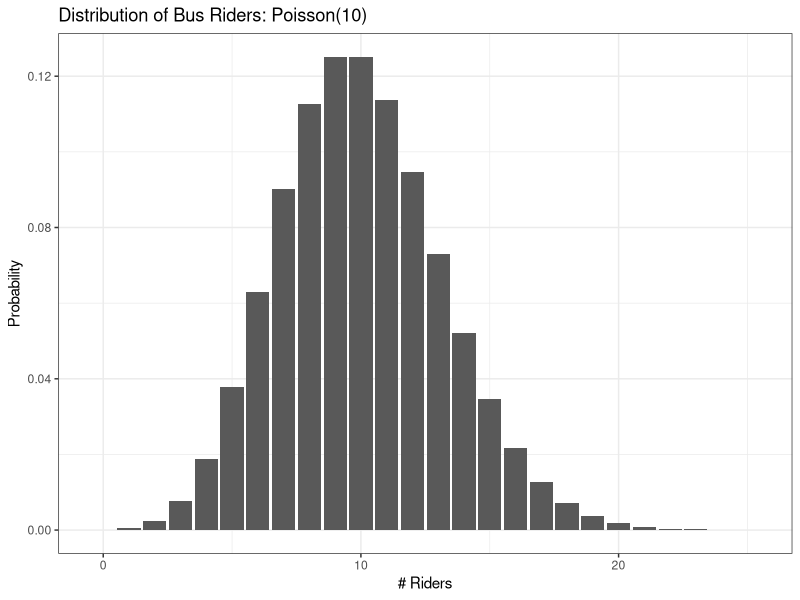
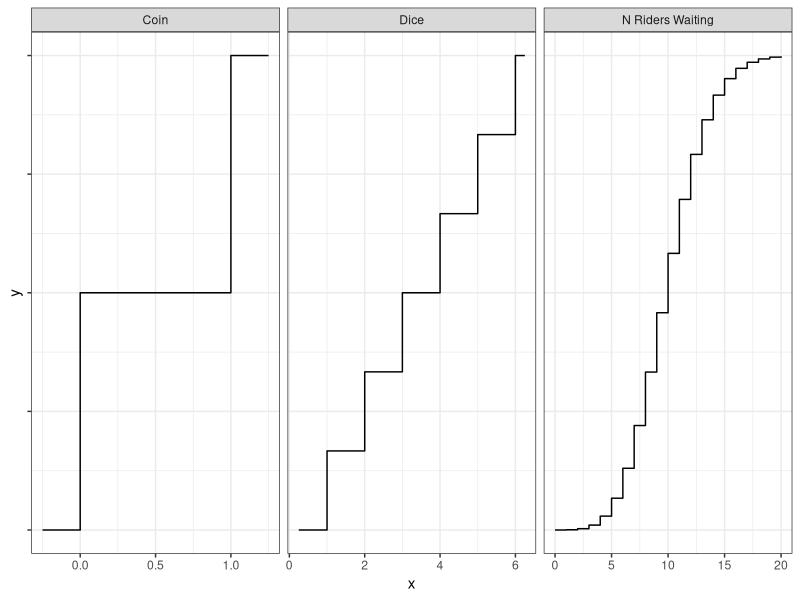
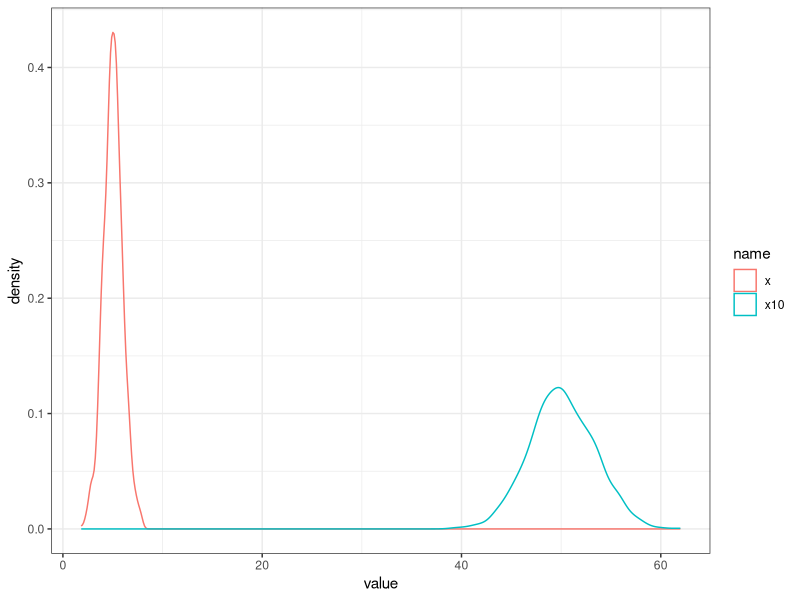
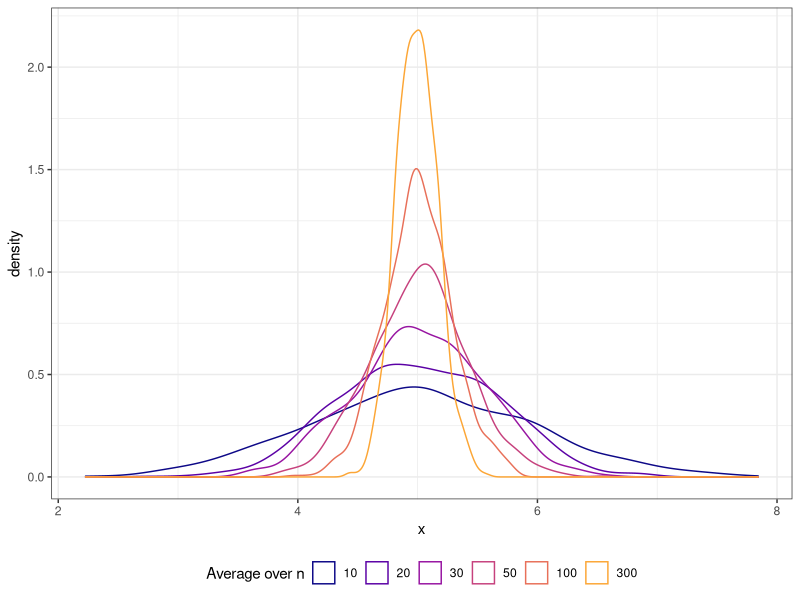

Reproduce these figures in R, in order.
## ---- chunk 1
#| include: false
#| label: setup
library(ggplot2)
library(tidyverse)
theme_set(theme_bw())
library(viridis)
## ---- chunk 2
x <- 3
y <- 5
z <- x^2 + y^2
## ---- chunk 3
#| echo: true
# Simulate rolls of a 6-sided die
set.seed(271828182)
x <- sample(size = 1000, x = 1:6, replace = T)
head(x, 10)
mean(x)
sd(x)
## ---- chunk 4
#| echo: true
# Simulate flips of a fair coin (H=1)
set.seed(98728365)
x <- rbinom(1000, size = 1, prob = 0.5)
head(x, 10)
mean(x)
sd(x)
## ---- chunk 5
#| fig-alt: "The PMF of a Poisson(10) random variable, with x-axis # Riders and y-axis Probability"
#| fig-width: 8
#| fig-height: 2
#| echo: false
tibble(x = 0:25, y = dpois(x, 10)) |>
  ggplot(aes(x = x, y = y)) + geom_col() + ylab("Probability") + xlab("# Riders") + ggtitle("Distribution of Bus Riders: Poisson(10)")
## ---- chunk 6
#| echo: true
# Simulate number of riders waiting for the bus
set.seed(80581035)
x <- rpois(1000, lambda = 10)
head(x, 10)
mean(x)
sd(x)
## ---- chunk 7
#| echo: false
#| fig-width: 10
#| fig-height: 2
#| fig-alt: Three CDFs, one for a coin flip, one for rolling a 6-sided dice, and one for the number of riders waiting at a bus stop (Poisson(10)). 
#| out-width: "100%"
library(patchwork)
dicecdf <- function(x) {
  ((x >= 1) + (x >= 2) + (x >= 3) + (x >= 4) + (x >= 5) + (x >= 6))/6
}

coincdf <- function(x) {
  ((x >= 0) + (x >= 1))/2
}

bind_rows(
  tibble(x = seq(0.25, 6.25, .25), y = dicecdf(x), dist = "Dice"),
  tibble(x = seq(-0.25, 1.25, .25), y = coincdf(x), dist = "Coin"),
  tibble(x = seq(0, 20, .25), y = ppois(x, lambda = 10), dist = "N Riders Waiting")
) |>
  mutate(dist = factor(dist, levels = c("Coin", "Dice", "N Riders Waiting"), ordered = T)) |>
  ggplot(aes(x = x, y = y)) + geom_step() + facet_grid(~dist, scales = "free_x") + theme(axis.text.y = element_blank())
## ---- chunk 8
#| echo: true
N <- 1000 # Number of simulations
X <- rbinom(N, size = 4, prob = 0.5)
head(X, 10)
# How many times did we simulate the outcome?
n_times <- sum(X>=3)
# Divide by total # simulations
n_times/N
## ---- chunk 9
#| echo: true
set.seed(2048789234)
N <- 100000
one_roll <- sample(1:12, size = N, replace = T)
seven_rolls <- sample(1:12, size = N*7, replace = T) |> matrix(ncol = 7)

head(one_roll)
head(seven_rolls)

## ---- chunk 10
#| echo: true
head(rowSums(seven_rolls == 1), 20)


mean(one_roll == 1)
mean(rowSums(seven_rolls == 1) > 0)
## ---- chunk 11
#| include: false
library(glue)
sprintf_transformer <- function(text, envir) {
  m <- regexpr(":.+$", text)
  if (m != -1) {
    format <- substring(regmatches(text, m), 2)
    regmatches(text, m) <- ""
    res <- identity_transformer(text, envir)
    do.call(sprintf, list(glue("%{format}"), res))
  } else {
    identity_transformer(text, envir)
  }
}

glue_fmt <- function(..., .envir = parent.frame()) {
  glue(..., .transformer = sprintf_transformer, .envir = .envir)
}
## ---- chunk 12
#| echo: true
set.seed(204387)
x <- rnorm(1000, mean = 5, sd = 1)
x10 <- replicate(1000, sum(rnorm(10, mean = 5, sd = 1)))
## ---- chunk 13
#| echo: false
#| fig-width: 8
#| fig-height: 2
#| fig-alt: Density curves from 1000 samples of x (Normal, mean 5, sd 1) and the sum of 10 x samples. The density of the sum is broader (higher sd) and centered around 50. 
data.frame(x10 = x10, x = x) |> 
  pivot_longer(1:2) |>
ggplot(aes(x = value, color = name)) + geom_density()
## ---- chunk 14
#| output: 'asis'
glue_fmt("$$\\begin{{array}}{{rlrl}}
           E[x]&= {mean(x):2.3f} &SD[x]&= {sd(x):2.3f}\\\\ 
           E[\\sum_{{i=1}}^{{10}} x_i]&= {mean(y):2.3f}& SD[\\sum_{{i=1}}^{{10}} x_i]&= {sd(y):2.3f}\\end{{array}}$$")
## ---- chunk 15
#| echo: true
x <- rgamma(1000, 2, 1)
y <- 5*x+3
## ---- chunk 16
#| output: 'asis'

glue_fmt("$$\\begin{{array}}{{rlrl}}
           E[x]&= {mean(x):2.3f} &SD[x]&= {sd(x):2.3f}\\\\ 
           E[5 x + 3]&= {mean(y):2.3f}& SD[5 x + 3]&= {sd(y):2.3f}\\\\ 
           5\\cdot E[x] + 3&= {5*mean(x)+3:2.3f}&     5\\cdot SD[x]&= {5*sd(x):2.3f}\\end{{array}}$$")
## ---- chunk 17
#| echo: false
#| fig-width: 8
#| fig-height: 2.5
#| out-width: 100%
#| fig-alt: Density curves drawn from 1000 samples of the average of each of $n=$ 10, 20, 30, 50, 100, and 300 normal random variables with mean 5 and standard deviation 3. As $n$ increases, the distributions have lower variance and the density is more concentrated around the common mean of 5. 

crossing(n = c(10, 20, 30, 50, 100, 300), rep = 1:1000) |>
  mutate(x = map_dbl(n, ~mean(rnorm(., mean = 5, sd = 3))),
         n = factor(n)) |>
  ggplot(aes(x = x, color = n, group = n)) + geom_density() + 
  scale_color_viridis("Average over n", end = .8, discrete = T, option = "C") + 
  guides(color = guide_legend(nrow = 1)) + 
  theme(legend.position = "bottom")
